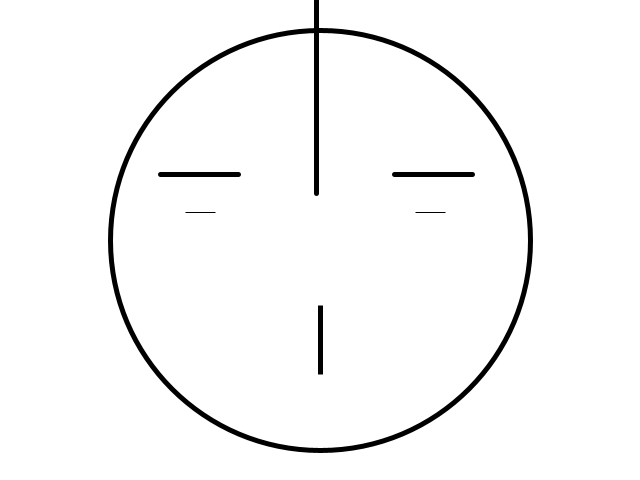
Frame 1 (no input)
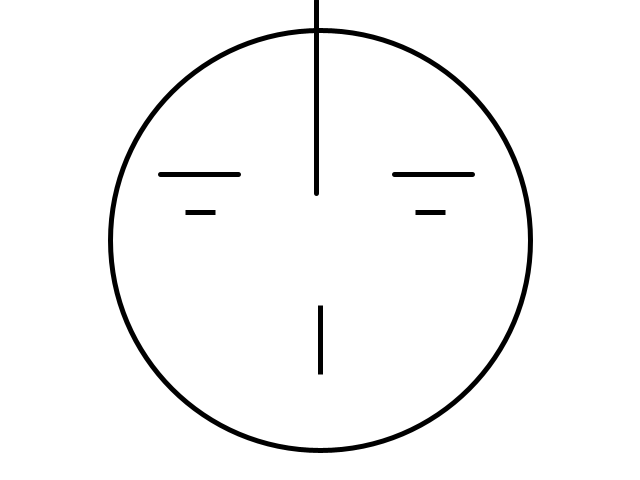
Frame 60 (the mouse pressed at the canvas centre just before this capture)
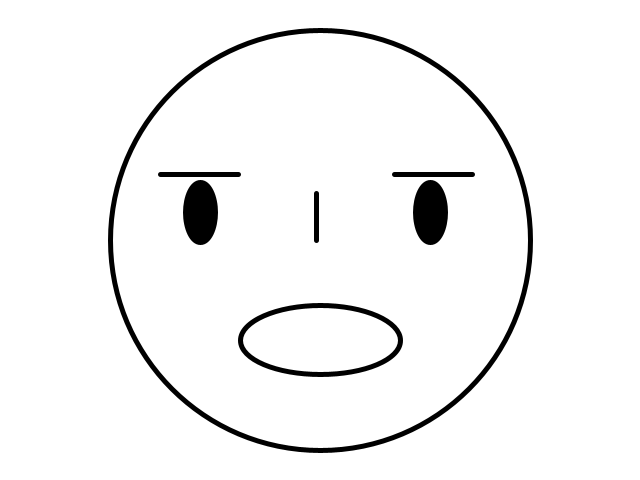
Frame 120 (the mouse held since frame 60 and released just before this capture)

The Processing sketch that drew these frames (run headless with seeded random() and noise(); from frame 60 on, the mouse is pressed at the canvas centre):

// Processing sketch: processing_185107
// ── processing_185107.pde

//make a face

void setup(){
size(640,480);
smooth();
background(255);
}

void draw(){
background(255); //white

//EYES 
//testing mousepressed conditional

if (mousePressed == true){
  ellipse(200,212,10,10);
  fill(0,255,0);
}
  
fill(0,0,0);
ellipse(200,212,30,mouseY/4);

fill(0,0,0);
ellipse(430,212,30,mouseY/4);

//ACTUAL FACE
strokeWeight(5);
stroke(0,0,0);
noFill();
if(mouseX<400){
ellipse(width/2,height/2,420,420);
}
else if (mouseX>400){
  ellipse(width/2,height/2,mouseX,mouseY);
}
else if(mouseX<200){
  ellipse(width/2,height/2,mouseX,mouseY);
}


//NOSE
strokeWeight(5);
stroke(0,0,0);
if (mouseY<300) {
line(316,193,316,mouseY);
}
else if (mouseY>300){
  line(316,193,316,263);
}
else if (mouseY<200){
  line(316,193,316,263);
}
strokeWeight(5);
noFill();
stroke(0,0,0);
strokeWeight(5);
stroke(0,0,0);
line(160,174,238,174);

strokeWeight(5);
stroke(0,0,0);
line(394,174,472,174);

  
//mouth, changing width

  ellipse(width/2,height/2+100,mouseX/2,69);
}
